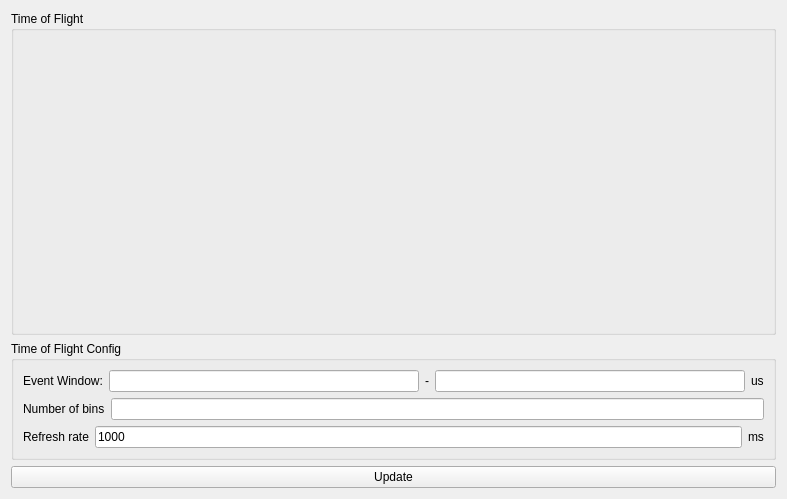
<?xml version="1.0" encoding="UTF-8"?>
<ui version="4.0">
 <class>Form</class>
 <widget class="QWidget" name="Form">
  <property name="geometry">
   <rect>
    <x>0</x>
    <y>0</y>
    <width>787</width>
    <height>499</height>
   </rect>
  </property>
  <property name="windowTitle">
   <string>Form</string>
  </property>
  <layout class="QVBoxLayout" name="verticalLayout_5">
   <item>
    <widget class="QGroupBox" name="groupBox_3">
     <property name="title">
      <string>Time of Flight</string>
     </property>
     <layout class="QVBoxLayout" name="verticalLayout">
      <item>
       <widget class="PlotWidget" name="tof_view" native="true">
        <property name="sizePolicy">
         <sizepolicy hsizetype="Expanding" vsizetype="Expanding">
          <horstretch>0</horstretch>
          <verstretch>0</verstretch>
         </sizepolicy>
        </property>
       </widget>
      </item>
      <item>
       <widget class="PlotWidget" name="yield_view" native="true">
        <property name="sizePolicy">
         <sizepolicy hsizetype="Expanding" vsizetype="Expanding">
          <horstretch>0</horstretch>
          <verstretch>0</verstretch>
         </sizepolicy>
        </property>
       </widget>
      </item>
     </layout>
    </widget>
   </item>
   <item>
    <layout class="QHBoxLayout" name="horizontalLayout_5">
     <item>
      <layout class="QVBoxLayout" name="verticalLayout_4">
       <item>
        <widget class="QGroupBox" name="groupBox_2">
         <property name="title">
          <string>Time of Flight Config</string>
         </property>
         <layout class="QVBoxLayout" name="verticalLayout_3">
          <item>
           <layout class="QHBoxLayout" name="horizontalLayout_2">
            <item>
             <widget class="QLabel" name="label">
              <property name="sizePolicy">
               <sizepolicy hsizetype="Preferred" vsizetype="Fixed">
                <horstretch>0</horstretch>
                <verstretch>0</verstretch>
               </sizepolicy>
              </property>
              <property name="text">
               <string>Event Window:</string>
              </property>
             </widget>
            </item>
            <item>
             <widget class="QLineEdit" name="event_start">
              <property name="alignment">
               <set>Qt::AlignLeading|Qt::AlignLeft|Qt::AlignVCenter</set>
              </property>
             </widget>
            </item>
            <item>
             <widget class="QLabel" name="label_2">
              <property name="sizePolicy">
               <sizepolicy hsizetype="Preferred" vsizetype="Fixed">
                <horstretch>0</horstretch>
                <verstretch>0</verstretch>
               </sizepolicy>
              </property>
              <property name="text">
               <string>-</string>
              </property>
             </widget>
            </item>
            <item>
             <widget class="QLineEdit" name="event_end"/>
            </item>
            <item>
             <widget class="QLabel" name="label_4">
              <property name="sizePolicy">
               <sizepolicy hsizetype="Preferred" vsizetype="Fixed">
                <horstretch>0</horstretch>
                <verstretch>0</verstretch>
               </sizepolicy>
              </property>
              <property name="text">
               <string>us</string>
              </property>
             </widget>
            </item>
           </layout>
          </item>
          <item>
           <layout class="QHBoxLayout" name="horizontalLayout_3">
            <item>
             <widget class="QLabel" name="label_3">
              <property name="sizePolicy">
               <sizepolicy hsizetype="Preferred" vsizetype="Fixed">
                <horstretch>0</horstretch>
                <verstretch>0</verstretch>
               </sizepolicy>
              </property>
              <property name="text">
               <string>Number of bins</string>
              </property>
             </widget>
            </item>
            <item>
             <widget class="QLineEdit" name="bin_size"/>
            </item>
           </layout>
          </item>
          <item>
           <layout class="QHBoxLayout" name="horizontalLayout_7">
            <item>
             <widget class="QLabel" name="label_6">
              <property name="sizePolicy">
               <sizepolicy hsizetype="Preferred" vsizetype="Fixed">
                <horstretch>0</horstretch>
                <verstretch>0</verstretch>
               </sizepolicy>
              </property>
              <property name="text">
               <string>Refresh rate</string>
              </property>
             </widget>
            </item>
            <item>
             <widget class="QLineEdit" name="bin_size_3">
              <property name="text">
               <string>1000</string>
              </property>
             </widget>
            </item>
            <item>
             <widget class="QLabel" name="label_7">
              <property name="sizePolicy">
               <sizepolicy hsizetype="Preferred" vsizetype="Fixed">
                <horstretch>0</horstretch>
                <verstretch>0</verstretch>
               </sizepolicy>
              </property>
              <property name="text">
               <string>ms</string>
              </property>
             </widget>
            </item>
           </layout>
          </item>
         </layout>
        </widget>
       </item>
       <item>
        <widget class="QPushButton" name="update_config">
         <property name="text">
          <string>Update</string>
         </property>
        </widget>
       </item>
      </layout>
     </item>
    </layout>
   </item>
  </layout>
 </widget>
 <customwidgets>
  <customwidget>
   <class>PlotWidget</class>
   <extends>QWidget</extends>
   <header>pyqtgraph</header>
   <container>1</container>
  </customwidget>
 </customwidgets>
 <resources/>
 <connections/>
</ui>
